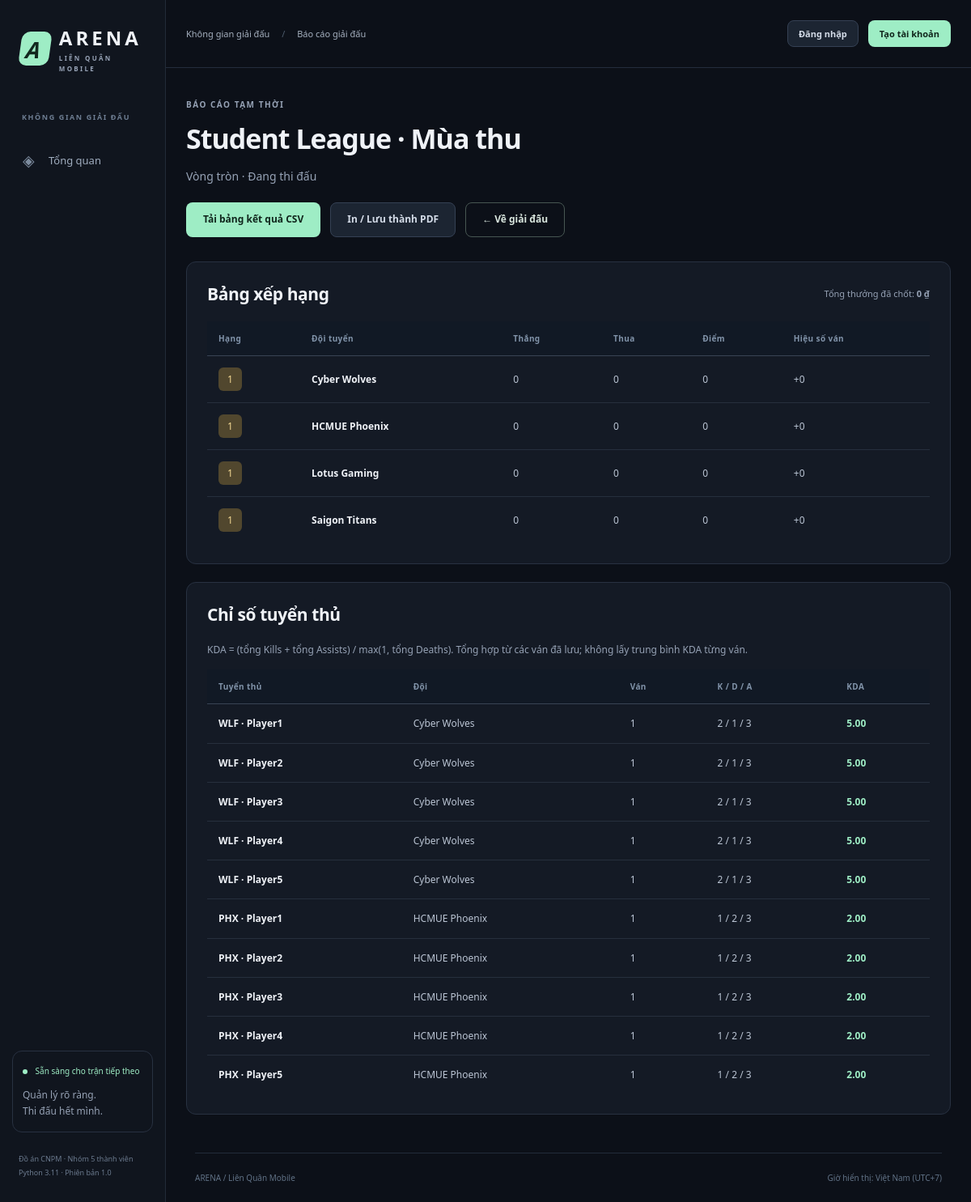
The page /events/2/report on the database its author committed.
### tables this page shows
CREATE TABLE events(id INTEGER PRIMARY KEY,name TEXT NOT NULL,format TEXT NOT NULL CHECK(format IN('knockout','roundrobin')),status TEXT NOT NULL DEFAULT 'draft' CHECK(status IN('draft','open','locked','live','finished')),opens TEXT NOT NULL,closes TEXT NOT NULL,reserve_max INTEGER NOT NULL DEFAULT 2 CHECK(reserve_max BETWEEN 0 AND 2),win_points INTEGER NOT NULL DEFAULT 3,loss_points INTEGER NOT NULL DEFAULT 0,pool INTEGER NOT NULL DEFAULT 0 CHECK(pool>=0),CHECK(opens<closes),CHECK(win_points>loss_points AND loss_points>=0));

CREATE TABLE teams(id INTEGER PRIMARY KEY,name TEXT NOT NULL UNIQUE,tag TEXT NOT NULL,captain_id INTEGER NOT NULL REFERENCES students(id),active INTEGER NOT NULL DEFAULT 1);

CREATE TABLE students(id INTEGER PRIMARY KEY,code TEXT NOT NULL UNIQUE,full_name TEXT NOT NULL,game_id TEXT NOT NULL UNIQUE,ign TEXT NOT NULL,class_id INTEGER NOT NULL REFERENCES classes(id));

### app/reports.py (the view)
@bp.get("/events/<int:eid>/report")
def view(eid):
    e = query("SELECT * FROM events WHERE id=?", (eid,), one=True)
    if not e:
        abort(404)
    return render_template(
        "report.html",
        event=e,
        standings=standings(eid),
        players=kda(eid),
        total=query(
            "SELECT COALESCE(SUM(amount),0) total FROM final_results WHERE event_id=?",
            (eid,),
            one=True,
        )["total"],
    )

### app/auth.py (called while the page is built)
def load_user():
    g.user = query(
        "SELECT u.*,s.ign,s.full_name FROM users u LEFT JOIN students s ON s.id=u.student_id WHERE u.id=? AND u.active=1",
        (session.get("uid"),),
        one=True,
    )
    if not g.user:
        session.pop("uid", None)

def csrf_token():
    if "csrf" not in session:
        session["csrf"] = secrets.token_hex(32)
    return session["csrf"]

def csrf_guard():
    if request.method == "POST":
        sent = request.form.get("csrf") or request.headers.get("X-CSRF-Token", "")
        if not secrets.compare_digest(sent, session.get("csrf", "")) or not sent:
            abort(400, description="Phiên biểu mẫu đã hết hạn. Hãy tải lại trang.")

### app/common.py (called while the page is built)
def can(permission):
    return bool(
        g.user
        and query(
            "SELECT 1 FROM role_permissions WHERE role=? AND permission=?",
            (g.user["role"], permission),
            one=True,
        )
    )

### app/db.py (called while the page is built)
def get_db():
    if "db" not in g:
        g.db = sqlite3.connect(
            current_app.config["DATABASE"], timeout=15, isolation_level=None
        )
        g.db.row_factory = sqlite3.Row
        g.db.execute("PRAGMA foreign_keys=ON")
        g.db.execute("PRAGMA journal_mode=WAL")
        g.db.execute("PRAGMA busy_timeout=15000")
    return g.db

def query(sql, args=(), one=False):
    rows = get_db().execute(sql, args).fetchall()
    return (rows[0] if rows else None) if one else rows

### app/reports.py (called while the page is built)
def kda(eid):
    return query(
        """SELECT s.ign,t.name team_name,SUM(c.kills) kills,SUM(c.deaths) deaths,SUM(c.assists) assists,COUNT(*) games,
    ROUND(1.0*(SUM(c.kills)+SUM(c.assists))/MAX(1,SUM(c.deaths)),2) kda
    FROM stats c JOIN students s ON s.id=c.student_id JOIN teams t ON t.id=c.team_id JOIN games v ON v.id=c.game_id
    JOIN matches m ON m.id=v.match_id WHERE m.event_id=? GROUP BY c.student_id,c.team_id ORDER BY kda DESC,kills DESC,s.ign""",
        (eid,),
    )

### app/templates/report.html
{% extends 'base.html' %}{% block crumb %}Báo cáo giải đấu{% endblock %}{% block content %}<div class="page-heading"><p class="eyebrow">BÁO CÁO {{ 'CHUNG CUỘC' if event.status=='finished' else 'TẠM THỜI' }}</p><h1>{{ event.name }}</h1><p>{{ labels[event.format] }} · {{ labels[event.status] }}</p><div class="actions no-print"><a class="btn" href="{{ url_for('report.export',eid=event.id) }}">Tải bảng kết quả CSV</a><button class="btn secondary" data-print>In / Lưu thành PDF</button><a class="btn ghost" href="{{ url_for('event.detail',eid=event.id) }}">← Về giải đấu</a></div></div><section class="panel"><div class="section-heading"><h2>Bảng xếp hạng</h2><span>Tổng thưởng đã chốt: <b>{{ total|money }}</b></span></div>{% include '_standings.html' %}</section><section class="panel"><h2>Chỉ số tuyển thủ</h2><p class="muted">KDA = (tổng Kills + tổng Assists) / max(1, tổng Deaths). Tổng hợp từ các ván đã lưu; không lấy trung bình KDA từng ván.</p><div class="table-scroll"><table><thead><tr><th>Tuyển thủ</th><th>Đội</th><th>Ván</th><th>K / D / A</th><th>KDA</th></tr></thead><tbody>{% for p in players %}<tr><td><b>{{ p.ign }}</b></td><td>{{ p.team_name }}</td><td>{{ p.games }}</td><td>{{ p.kills }} / {{ p.deaths }} / {{ p.assists }}</td><td><span class="kda">{{ '%.2f'|format(p.kda) }}</span></td></tr>{% else %}<tr><td colspan="5">Chưa có số liệu.</td></tr>{% endfor %}</tbody></table></div></section>{% endblock %}

### app/templates/_standings.html
<div class="table-scroll"><table><thead><tr><th>Hạng</th><th>Đội tuyển</th><th>Thắng</th><th>Thua</th><th>Điểm</th><th>Hiệu số ván</th>{% if event.status=='finished' %}<th>Tiền thưởng</th>{% endif %}</tr></thead><tbody>{% for s in standings %}<tr><td><span class="rank rank-{{ s.rank }}">{{ s.rank or '—' }}</span></td><td><b>{{ s.name }}</b></td><td>{{ s.wins }}</td><td>{{ s.losses }}</td><td>{{ s.points if event.format=='roundrobin' else '—' }}</td><td>{{ '%+d'|format(s.diff) }}</td>{% if event.status=='finished' %}<td>{{ s.amount|money }}</td>{% endif %}</tr>{% else %}<tr><td colspan="7" class="muted">Chưa có đội được duyệt.</td></tr>{% endfor %}</tbody></table></div>

### app/static/style.css (style rules this page uses)
:root { --bg:#0c1018;--panel:#141a25;--raised:#1b2230;--line:#283141;--text:#eff2f7;--muted:#96a2b5;--green:#9eedc5;--mint:#50c99b;--purple:#a99aff;--orange:#eeb575 }
* { box-sizing:border-box }
html { scroll-behavior:smooth;scroll-padding-top:100px }
body { margin:0;background:var(--bg);color:var(--text);font:14px/1.6 'Segoe UI',Arial,sans-serif }
a { color:inherit;text-decoration:none }
button,input,select,textarea { font:inherit }
button,a,input,select,textarea { outline-offset:4px }
button { cursor:pointer }
h1,h2,h3,p { margin-top:0 }
h1 { font-size:34px;line-height:1.3;letter-spacing:-1px;font-weight:700;margin-bottom:14px }
h2 { font-size:21px;line-height:1.35;letter-spacing:-.4px;margin-bottom:20px }
p { margin-bottom:15px }
.eyebrow { font-size:10px;color:var(--green);letter-spacing:1.5px;font-weight:700;margin-bottom:12px }
.actions { display:flex;align-items:center;gap:12px;flex-wrap:wrap;margin-top:20px }
.btn { display:inline-flex;align-items:center;justify-content:center;gap:16px;min-height:43px;padding:11px 20px;color:#10261c;background:var(--green);border:1px solid transparent;border-radius:8px;font-size:12px;font-weight:700;line-height:1.4;transition:background .15s,transform .15s }
.btn.secondary { background:#1c2532;border-color:#354154;color:#d4dce8 }
.btn.ghost { background:transparent;border-color:#475652;color:#dae7df }
.section-heading { display:flex;align-items:center;justify-content:space-between;gap:18px;margin:28px 0 20px }
.section-heading h2 { margin:0 }
.section-heading>span { font-size:11px;color:var(--muted) }
.page-heading { margin:12px 0 30px }
.page-heading>p { color:var(--muted) }
.panel { background:var(--panel);border:1px solid var(--line);border-radius:12px;padding:25px;margin:22px 0 }
.panel>.section-heading:first-child { margin-top:0 }
.muted { color:var(--muted);font-size:12px }
.table-scroll { overflow:auto;max-width:100% }
table { width:100%;border-collapse:collapse;text-align:left;font-size:12px }
th { color:#8193a9;font-size:10px;letter-spacing:.4px;font-weight:600;padding:13px 14px;border-bottom:1px solid #394354;background:#111925;white-space:nowrap }
td { padding:14px;border-bottom:1px solid #262f3d;color:#bbc5d4 }
td b { color:var(--text) }
tr:last-child td { border-bottom:0 }
.kda { color:var(--green);font-weight:700 }
.rank { display:inline-grid;width:29px;height:29px;place-items:center;border-radius:6px;background:#253043 }
.rank-1 { background:#51472e;color:#f3d994 }

### rows shown on the page
events: status "TẠM THỜI", name "Student League · Mùa thu", format "Vòng tròn", status "Đang thi đấu"
teams: active "1", name "Cyber Wolves", wins "0", losses "0", format "0", diff "+0", ign "WLF · Player1", team_name "Cyber Wolves", games "1", kills "2", deaths "1", assists "3", kda "5.00", ign "WLF · Player2", ign "WLF · Player3", ign "WLF · Player4", ign "WLF · Player5"
teams: rank "1", name "HCMUE Phoenix", wins "0", losses "0", format "0", diff "+0"
teams: active "1", name "Lotus Gaming", wins "0", losses "0", format "0", diff "+0"
teams: active "1", name "Saigon Titans", wins "0", losses "0", format "0", diff "+0"
students: ign "PHX · Player2", team_name "HCMUE Phoenix", games "1", kills "1", deaths "2", assists "3", kda "2.00"
students: ign "PHX · Player3", team_name "HCMUE Phoenix", games "1", kills "1", deaths "2", assists "3", kda "2.00"

### other values the page prints
{{ total|money }} "0 ₫"
{{ p.ign }} "PHX · Player1" "PHX · Player4" "PHX · Player5"
{{ p.team_name }} "HCMUE Phoenix" "HCMUE Phoenix" "HCMUE Phoenix"
{{ p.games }} "1" "1" "1"
{{ p.kills }} "1" "1" "1"
{{ p.deaths }} "2" "2" "2"
{{ p.assists }} "3" "3" "3"
{{ '%.2f'|format(p.kda) }} "2.00" "2.00" "2.00"
